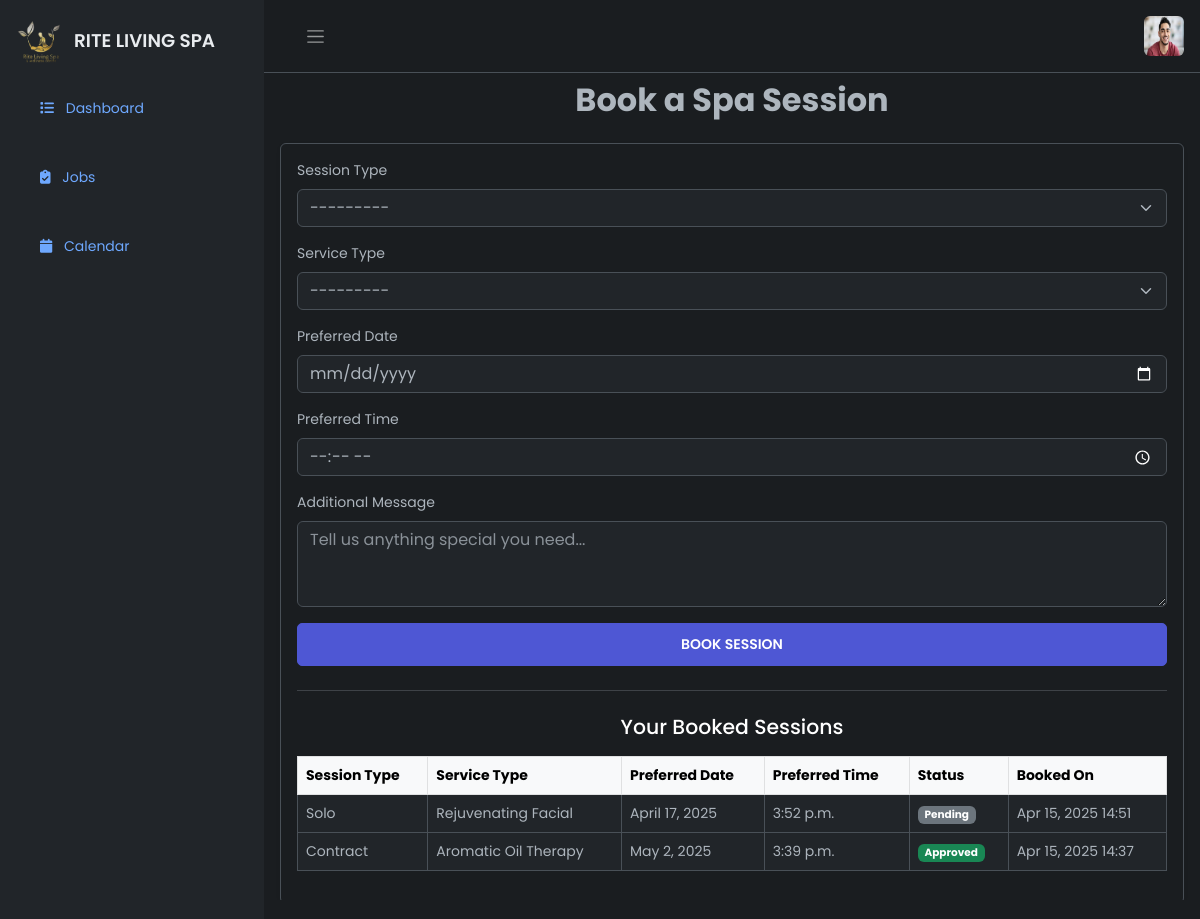
The page /book-session (signed in) on the database its author committed.
### firstApp/models.py (models this page shows, shortened)
class CustomUser(AbstractBaseUser, PermissionsMixin):
    email = models.EmailField(unique=True)
    first_name = models.CharField(max_length=255, blank=True)
    last_name = models.CharField(max_length=255, blank=True)
    is_secretary = models.BooleanField(blank=True, null=True, default=False)
    is_not_secretary = models.BooleanField(blank=True, null=True, default=False)
    is_admin = models.BooleanField(blank=True, null=True, default=False)
    is_active = models.BooleanField(default=True)
    is_staff = models.BooleanField(default=False)
    date_joined = models.DateTimeField(default=timezone.now)
    objects = CustomUserManager()
    USERNAME_FIELD = 'email'
    REQUIRED_FIELDS = []  # You can add more fields here like ['full_name']

class UserProfile(models.Model):
    user = models.OneToOneField(CustomUser, on_delete=models.CASCADE, related_name='profile', blank=True, null=True)
    profile_picture = models.ImageField(upload_to='profile_pics/', blank=True, null=True)
    phone_number = models.CharField(max_length=15, blank=True, null=True)
    address = models.TextField(blank=True, null=True)
    birthday = models.DateField(blank=True, null=True)
    bio = models.TextField(blank=True, null=True)
    facebook = models.URLField(max_length=200, blank=True, null=True)
    twitter = models.URLField(max_length=200, blank=True, null=True)
    instagram = models.URLField(max_length=200, blank=True, null=True)
    linkedin = models.URLField(max_length=200, blank=True, null=True)

class SpaSessionBooking(models.Model):
    SESSION_TYPE_CHOICES = [
        ('contract', 'Contract'),
        ('solo', 'Solo'),
    ]
    SERVICE_TYPE_CHOICES = [
        ('massage', 'Relaxing Massage'),
        ('facial', 'Rejuvenating Facial'),
        ('aromatic', 'Aromatic Oil Therapy'),
        ('bath', 'Lavender Bath Soak'),
    ]
    STATUS_CHOICES = [
        ('pending', 'Pending'),
        ('approved', 'Approved'),
        ('declined', 'Declined'),
    ]
    user = models.ForeignKey(CustomUser, on_delete=models.CASCADE, related_name='spa_bookings')
    session_type = models.CharField(max_length=10, choices=SESSION_TYPE_CHOICES, null=True, blank=True)
    service_type = models.CharField(max_length=20, choices=SERVICE_TYPE_CHOICES, null=True, blank=True)
    preferred_date = models.DateField(null=True, blank=True)
    preferred_time = models.TimeField(null=True, blank=True)
    message = models.TextField(null=True, blank=True)
    status = models.CharField(
        max_length=10,
        choices=STATUS_CHOICES,
        default='pending',
        null=True,
        blank=True
    )
    created_at = models.DateTimeField(auto_now_add=True)

### firstApp/views.py (the view)
# urls.py: path('book-session', BookPageView, name='booksessionpage'),
@login_required(login_url='loginpage')
def BookPageView(request):
    user = request.user
    if request.method == 'POST':
        form = SpaSessionBookingForm(request.POST)
        if form.is_valid():
            booking = form.save(commit=False)
            booking.user = request.user
            booking.save()
            form = SpaSessionBookingForm()
            return redirect('booksessionpage')
    else:
        form = SpaSessionBookingForm()
    user_bookings = SpaSessionBooking.objects.filter(user=request.user).order_by('-created_at')
    orders = Order.objects.select_related('client', 'product').order_by('-created_at')
    order_count = orders.count()
    user_order_count = orders.filter(client=user).count()
    user_orders = Order.objects.filter(client=user).select_related('product').prefetch_related('messages').order_by('-created_at')
    user_order_count_show = user_orders.count()
    context = {
        'user' : user,
        'orders': orders,
        'form': form,
        'bookings': user_bookings,
        'order_count': order_count,
        'user_order_count': user_order_count,
        'user_orders': user_orders,
        'user_order_count_show': user_order_count_show
    }
    return render(request, 'auth/booksession.html', context)

### firstApp/forms.py
class SpaSessionBookingForm(forms.ModelForm):
    class Meta:
        model = SpaSessionBooking
        fields = ['session_type', 'service_type', 'preferred_date', 'preferred_time', 'message']
        widgets = {
            'session_type': forms.Select(attrs={'class': 'form-select'}),
            'service_type': forms.Select(attrs={'class': 'form-select'}),
            'preferred_date': forms.DateInput(attrs={'class': 'form-control', 'type': 'date'}),
            'preferred_time': forms.TimeInput(attrs={'class': 'form-control', 'type': 'time'}),
            'message': forms.Textarea(attrs={'class': 'form-control', 'placeholder': 'Tell us anything special you need...', 'rows': 3}),
        }
    def __init__(self, *args, **kwargs):
        super(SpaSessionBookingForm, self).__init__(*args, **kwargs)
        for field in self.fields.values():
            if not isinstance(field.widget, forms.Select):
                field.widget.attrs['class'] = 'form-control'

### firstApp/templates/auth/booksession.html (shortened to what this page needs)
{% extends 'auth/maindash.html' %}
{% load static %}
{% block content %}
<div class="main">
    {% include 'auth/nav.html' %}
    <main class="content px-3 py-2" style="max-height: 90vh; overflow-y: auto;">
        <h2 class="text-center fw-bold mb-4">Book a Spa Session</h2>
        <div class="row justify-content-center">
            <div class="col-md-12">
                <div style="padding-right: 10px;" class="border rounded p-3 shadow-sm">
                    <form method="POST" novalidate>
                        <div class="mb-3">
                            <label class="form-label">Session Type</label>
                            {{ form.session_type }}
                        </div>
                        <div class="mb-3">
                            <label class="form-label">Service Type</label>
                            {{ form.service_type }}
                        </div>
                        <div class="mb-3">
                            <label class="form-label">Preferred Date</label>
                            {{ form.preferred_date }}
                        </div>
                        <div class="mb-3">
                            <label class="form-label">Preferred Time</label>
                            {{ form.preferred_time }}
                        </div>
                        <div class="mb-3">
                            <label class="form-label">Additional Message</label>
                            {{ form.message }}
                        </div>
                        <div class="d-grid">
                            <button type="submit" class="btn btn-brand">Book Session</button>
                        </div>
                    </form>
                    <hr class="my-4">
                    <h4 class="text-center mb-3">Your Booked Sessions</h4>
                    <div class="table-responsive">
                        <table class="table table-bordered table-hover align-middle">
                            <thead class="table-light">
                                <tr>
                                    <th>Session Type</th>
                                    <th>Service Type</th>
                                    <th>Preferred Date</th>
                                    <th>Preferred Time</th>
                                    <th>Status</th>
                                    <th>Booked On</th>
                                </tr>
                            </thead>
                            <tbody>
                                {% for booking in bookings %}
                                <tr>
                                    <td>{{ booking.get_session_type_display }}</td>
                                    <td>{{ booking.get_service_type_display }}</td>
                                    <td>{{ booking.preferred_date }}</td>
                                    <td>{{ booking.preferred_time }}</td>
                                    <td>
                                        {% if booking.status == 'approved' %}
                                        <span class="badge bg-success">Approved</span>
                                        {% elif booking.status == 'declined' %}
                                        <span class="badge bg-danger">Declined</span>
                                        {% else %}
                                        <span class="badge bg-secondary">Pending</span>
                                        {% endif %}
                                    </td>
                                    <td>{{ booking.created_at|date:"M d, Y H:i" }}</td>
                                </tr>
                                {% empty %}
                                <tr>
                                    <td colspan="6" class="text-center">You have not booked any sessions yet.</td>
                                </tr>
                                {% endfor %}
                            </tbody>
                        </table>
                    </div>
                </div>
            </div>
        </div>
    </main>
</div>
{% endblock %}

### firstApp/templates/auth/nav.html (shortened to what this page needs)
{% load static %}
<nav class="navbar navbar-expand px-3 border-bottom">
    <button class="btn" id="sidebar-toggle" type="button">
        <span class="navbar-toggler-icon"></span>
    </button>
    <div class="navbar-collapse navbar">
        <ul class="navbar-nav">
            <li class="nav-item dropdown">
                <a href="#" data-bs-toggle="dropdown" class="nav-icon pe-md-0">
                    <img src="{% if request.user.profile.profile_picture %}{{ request.user.profile.profile_picture.url }}{% else %}{% static 'firstApp/images/defaultprofile.png' %}{% endif %}"
                        class="avatar img-fluid rounded" alt="Profile Picture">
                </a>
            </li>
        </ul>
    </div>
</nav>

### static/firstApp/css/dashboard.css (style rules this page uses)
:root { --c-dark: #212529; --c-brand: #4e57d4; --c-brand-light: #6970dd; --c-brand-rgb: 78, 87, 212; --c-body: #727272; --font-base: "Poppins", sans-serif; --box-shadow: 0px 15px 25px rgba(0,0,0,0.08); --transition: all 0.5s ease; }
body { font-family: 'Poppins', sans-serif; font-size: 0.875rem; opacity: 1; overflow-y: hidden; margin: 0; }
a { cursor: pointer; text-decoration: none; font-family: 'Poppins', sans-serif; }
.btn { font-weight: 600; font-size: 14px; text-transform: uppercase; border-radius: 5px; padding: 10px 24px; }
.btn-brand { background-color: var(--c-brand); border-color: var(--c-brand); color: white; }
li { list-style: none; }
h4 { font-family: 'Poppins', sans-serif; font-size: 1.275rem; color: var(--bs-emphasis-color); }
.main { display: flex; flex-direction: column; min-height: 100vh; min-width: 0; overflow: hidden; transition: all 0.35s ease-in-out; width: 100%; background: var(--bs-dark-bg-subtle); }
.avatar { height: 40px; width: 40px; }
.navbar-expand .navbar-nav { margin-left: auto; }
.content { flex: 1; max-width: 100vw; width: 100vw; }
@media (min-width:768px) { .content { max-width: auto; width: auto; } }

### rows shown on the page
CustomUser: profile_picture (picture)
SpaSessionBooking: session_type "Solo", service_type "Rejuvenating Facial", preferred_date "April 17, 2025", preferred_time "3:52 p.m.", status "Pending", created_at "Apr 15, 2025 14:51"
SpaSessionBooking: session_type "Contract", service_type "Aromatic Oil Therapy", preferred_date "May 2, 2025", preferred_time "3:39 p.m.", status "Approved", created_at "Apr 15, 2025 14:37"
